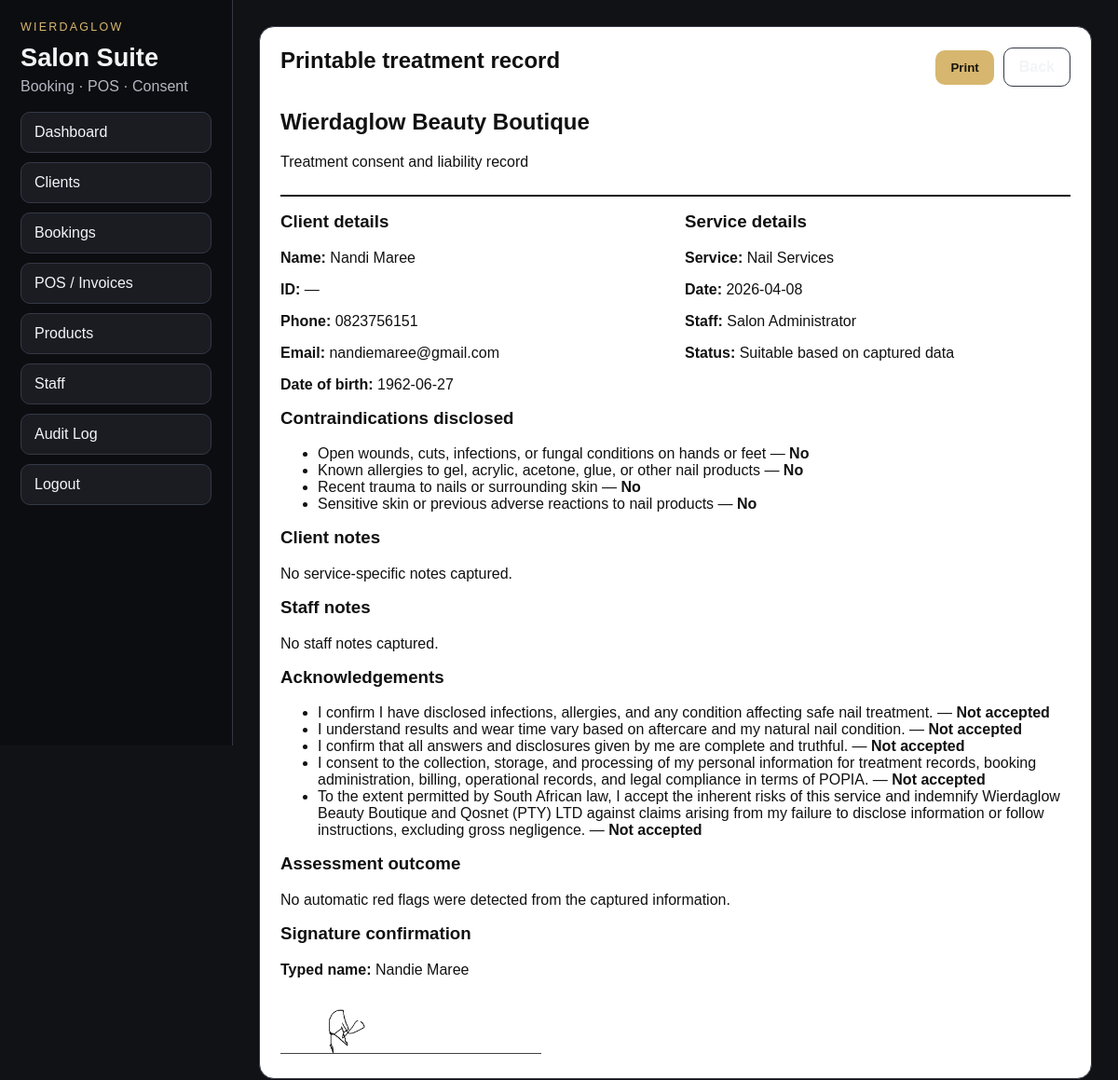
The page /records/2/print (signed in) on the database its author committed.
### tables this page shows
CREATE TABLE clients (
    id INTEGER PRIMARY KEY AUTOINCREMENT,
    first_name TEXT NOT NULL,
    last_name TEXT NOT NULL,
    id_number TEXT,
    phone TEXT NOT NULL,
    email TEXT,
    date_of_birth TEXT,
    emergency_contact_name TEXT,
    emergency_contact_phone TEXT,
    medical_notes TEXT,
    popia_marketing_opt_in INTEGER NOT NULL DEFAULT 0,
    created_at TEXT NOT NULL,
    updated_at TEXT NOT NULL
);

CREATE TABLE treatment_records (
    id INTEGER PRIMARY KEY AUTOINCREMENT,
    client_id INTEGER NOT NULL,
    service_code TEXT NOT NULL,
    service_name TEXT NOT NULL,
    service_date TEXT NOT NULL,
    staff_user_id INTEGER NOT NULL,
    staff_name TEXT NOT NULL,
    assessment_status TEXT NOT NULL,
    assessment_label TEXT NOT NULL,
    reasons_json TEXT NOT NULL,
    warnings_json TEXT NOT NULL,
    form_data_json TEXT NOT NULL,
    signature_path TEXT,
    created_at TEXT NOT NULL,
    updated_at TEXT NOT NULL,
    FOREIGN KEY (client_id) REFERENCES clients(id) ON DELETE CASCADE,
    FOREIGN KEY (staff_user_id) REFERENCES staff_users(id) ON DELETE RESTRICT
);

### app.py (the view)
@app.route("/records/<int:record_id>/print")
@login_required
def record_print(record_id: int):
    db = get_db()
    record = db.execute(
        """
        SELECT tr.*, c.first_name, c.last_name, c.id_number, c.phone, c.email, c.date_of_birth,
               c.emergency_contact_name, c.emergency_contact_phone, c.medical_notes
        FROM treatment_records tr
        JOIN clients c ON c.id = tr.client_id
        WHERE tr.id = ?
        """,
        (record_id,),
    ).fetchone()
    if record is None:
        flash("Record not found.", "error")
        return redirect(url_for("dashboard"))
    form_data = json.loads(record["form_data_json"])
    reasons = json.loads(record["reasons_json"])
    warnings = json.loads(record["warnings_json"])
    signature_exists = bool(record["signature_path"]) and (BASE_DIR / record["signature_path"]).exists()
    return render_template(
        "record_print.html",
        record=record,
        form_data=form_data,
        reasons=reasons,
        warnings=warnings,
        service=SERVICE_DEFINITIONS[record["service_code"]],
        common_acks=COMMON_ACKS,
        signature_exists=signature_exists,
    )

### app.py (called while the page is built)
def get_db() -> sqlite3.Connection:
    if "db" not in g:
        conn = sqlite3.connect(DB_PATH)
        conn.row_factory = sqlite3.Row
        conn.execute("PRAGMA foreign_keys = ON")
        g.db = conn
    return g.db

@app.before_request
def load_current_user() -> None:
    g.user = None
    user_id = session.get("user_id")
    if user_id:
        g.user = get_db().execute(
            "SELECT id, username, full_name, role, active FROM staff_users WHERE id = ?",
            (user_id,),
        ).fetchone()

@app.context_processor
def inject_globals() -> dict[str, Any]:
    return {
        "current_user": g.get("user"),
        "service_definitions": SERVICE_DEFINITIONS,
        "payment_methods": PAYMENT_METHODS,
        "booking_statuses": BOOKING_STATUSES,
    }

def login_required(view):
    @wraps(view)
    def wrapped(*args, **kwargs):
        if g.user is None:
            return redirect(url_for("login"))
        return view(*args, **kwargs)
    return wrapped

### templates/record_print.html (shortened to what this page needs)
{% extends 'base.html' %}
{% block content %}
<section class="panel print-sheet">
  <div class="section-header no-print"><h2>Printable treatment record</h2><div class="button-row"><button onclick="window.print()">Print</button><a class="button-link secondary" href="{{ url_for('client_detail', client_id=record.client_id) }}">Back</a></div></div>
  <div class="print-header"><h1>Wierdaglow Beauty Boutique</h1><p>Treatment consent and liability record</p></div>
  <div class="print-grid">
    <div>
      <h3>Client details</h3>
      <p><strong>Name:</strong> {{ record.first_name }} {{ record.last_name }}</p>
      <p><strong>ID:</strong> {{ record.id_number or '—' }}</p>
      <p><strong>Phone:</strong> {{ record.phone }}</p>
      <p><strong>Email:</strong> {{ record.email or '—' }}</p>
      <p><strong>Date of birth:</strong> {{ record.date_of_birth or '—' }}</p>
    </div>
    <div>
      <h3>Service details</h3>
      <p><strong>Service:</strong> {{ record.service_name }}</p>
      <p><strong>Date:</strong> {{ record.service_date }}</p>
      <p><strong>Staff:</strong> {{ record.staff_name }}</p>
      <p><strong>Status:</strong> {{ record.assessment_label }}</p>
    </div>
  </div>
  <h3>Contraindications disclosed</h3>
  <ul>{% for label in service.intake %}<li>{{ label }} — <strong>{% if form_data.intake[loop.index0|string] %}Yes{% else %}No{% endif %}</strong></li>{% endfor %}</ul>
  <h3>Client notes</h3><p>{{ form_data.general_notes or 'No service-specific notes captured.' }}</p>
  <h3>Staff notes</h3><p>{{ form_data.staff_notes or 'No staff notes captured.' }}</p>
  <h3>Acknowledgements</h3>
  <ul>
    {% for ack in service.acknowledgements %}<li>{{ ack }} — <strong>{% if form_data.acknowledgements['service_' ~ loop.index0] %}Accepted{% else %}Not accepted{% endif %}</strong></li>{% endfor %}
    {% for ack in common_acks %}<li>{{ ack }} — <strong>{% if form_data.acknowledgements['common_' ~ loop.index0] %}Accepted{% else %}Not accepted{% endif %}</strong></li>{% endfor %}
  </ul>
  <h3>Assessment outcome</h3>
  {% if not reasons and not warnings %}<p>No automatic red flags were detected from the captured information.</p>{% endif %}
  <h3>Signature confirmation</h3>
  <p><strong>Typed name:</strong> {{ form_data.typed_name }}</p>
  {% if signature_exists %}<img class="signature-image" src="{{ url_for('uploaded_file', filename=record.signature_path.replace('uploads/', '')) }}" alt="Client signature" />{% else %}<p>Signature image not found.</p>{% endif %}
</section>
{% endblock %}

### templates/base.html (shortened to what this page needs)
<!DOCTYPE html>
<html lang="en">
<head>
  <link rel="stylesheet" href="{{ url_for('static', filename='styles.css') }}" />
</head>
<body>
  {% if current_user %}
  <aside class="sidebar">
    <div class="brand-block">
      <div class="brand-kicker">Wierdaglow</div>
      <h1>Salon Suite</h1>
      <p>Booking · POS · Consent</p>
    </div>
    <nav>
      <a href="{{ url_for('dashboard') }}">Dashboard</a>
      <a href="{{ url_for('clients') }}">Clients</a>
      <a href="{{ url_for('bookings') }}">Bookings</a>
      <a href="{{ url_for('invoice_list') }}">POS / Invoices</a>
      <a href="{{ url_for('products') }}">Products</a>
      <a href="{{ url_for('staff_list') }}">Staff</a>
      {% if current_user['role'] == 'admin' %}
      <a href="{{ url_for('audit_log') }}">Audit Log</a>
      {% endif %}
      <a href="{{ url_for('logout') }}">Logout</a>
    </nav>
  </aside>
  {% endif %}
  <main class="main{% if not current_user %} centered{% endif %}">
    {% block content %}{% endblock %}
  </main>
</body>
</html>

### static/styles.css (style rules this page uses)
:root { --bg: #111216; --panel: #1a1c22; --panel-2: #23262f; --border: #343946; --text: #f3f4f6; --muted: #b4b8c2; --accent: #d7b76f; --danger: #ff7f7f; --success: #88d69b; }
* { box-sizing: border-box; }
body { margin: 0; font-family: Arial, Helvetica, sans-serif; background: var(--bg); color: var(--text); display: flex; min-height: 100vh; }
a { color: inherit; text-decoration: none; }
.sidebar { width: 250px; background: #0c0d10; border-right: 1px solid var(--border); padding: 22px; position: sticky; top: 0; height: 100vh; }
.brand-block h1 { margin: 0 0 6px; font-size: 1.7rem; }
.brand-kicker { text-transform: uppercase; letter-spacing: 0.18em; color: var(--accent); font-size: 0.78rem; margin-bottom: 10px; }
.sidebar p { color: var(--muted); margin: 0 0 18px; }
.sidebar nav { display: grid; gap: 10px; }
.sidebar nav a { padding: 12px 14px; border: 1px solid var(--border); border-radius: 10px; background: var(--panel); }
.main { flex: 1; padding: 28px; }
.panel { background: var(--panel); border: 1px solid var(--border); border-radius: 16px; padding: 22px; margin-bottom: 22px; }
h1, h2, h3 { margin-top: 0; }
.section-header { display: flex; justify-content: space-between; align-items: flex-start; gap: 16px; margin-bottom: 18px; }
.button-row, .inline-actions { display: flex; gap: 10px; align-items: center; flex-wrap: wrap; }
button, .button-link { background: var(--accent); color: #18140a; border: none; border-radius: 10px; padding: 11px 16px; font-weight: 700; cursor: pointer; }
button.secondary, .button-link.secondary { background: transparent; color: var(--text); border: 1px solid var(--border); }
.print-sheet { background: #fff; color: #111; }
.print-header { border-bottom: 2px solid #111; margin-bottom: 16px; padding-bottom: 10px; }
.print-grid { display: grid; grid-template-columns: repeat(2, minmax(0, 1fr)); gap: 20px; }
.signature-image { max-width: 280px; border-bottom: 1px solid #444; }

### rows shown on the page
clients: first_name "Nandi", last_name "Maree", id_number "—", phone "0823756151", email "nandiemaree@gmail.com", date_of_birth "1962-06-27"
treatment_records: service_name "Nail Services", service_date "2026-04-08", staff_name "Salon Administrator", assessment_label "Suitable based on captured data", signature_path (picture)

### other values the page prints
{{ label }} "Open wounds, cuts, infections, or fungal conditions on hands or feet" "Known allergies to gel, acrylic, acetone, glue, or other nail products" "Recent trauma to nails or surrounding skin" "Sensitive skin or previous adverse reactions to nail products"
{{ ack }} "I confirm I have disclosed infections, allergies, and any condition affecting safe nail treatment." "I understand results and wear time vary based on aftercare and my natural nail condition."
{{ ack }} "I confirm that all answers and disclosures given by me are complete and truthful." "I consent to the collection, storage, and processing of my personal information for treatment records, booking administration, billing, operational records, and legal compliance in terms of POPIA."
